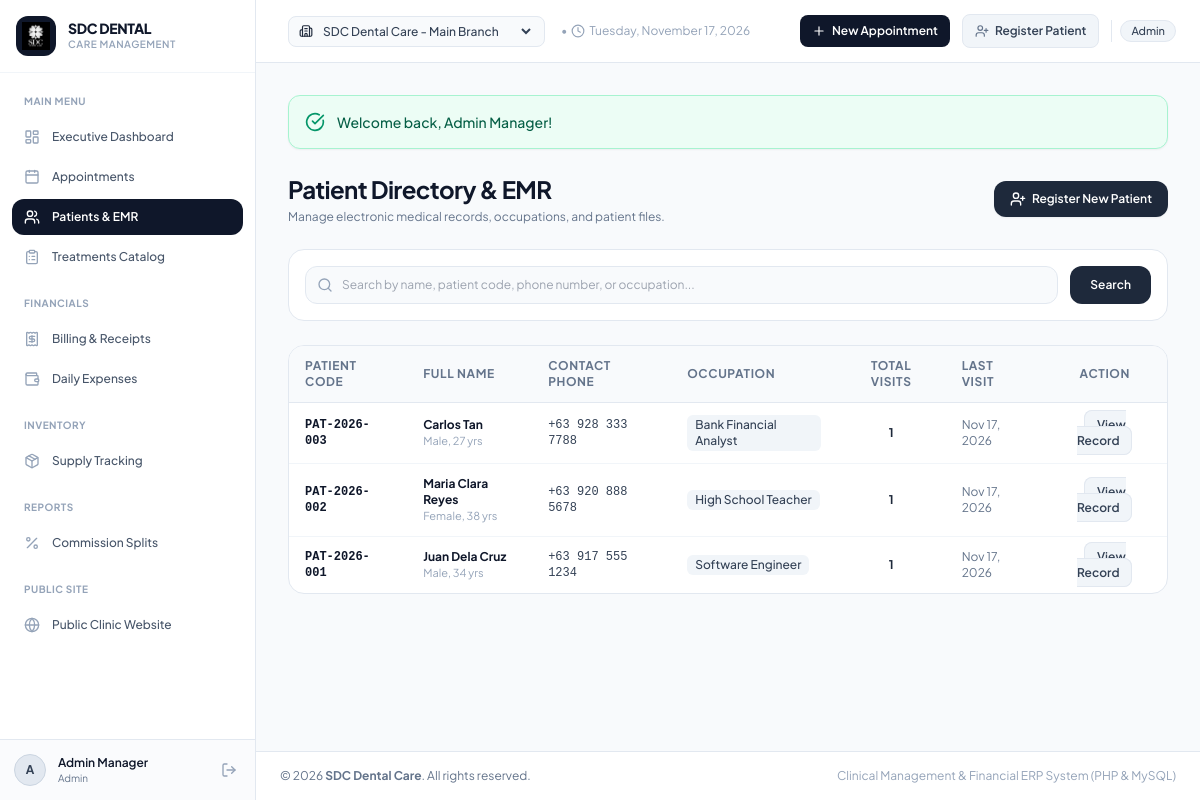
The app's page /index.php?page=patients (signed in) with its own data.
### tables this page shows
CREATE TABLE `patients` (
    `id` INT AUTO_INCREMENT PRIMARY KEY,
    `patient_code` VARCHAR(30) UNIQUE NOT NULL,
    `first_name` VARCHAR(50) NOT NULL,
    `last_name` VARCHAR(50) NOT NULL,
    `gender` ENUM('male', 'female', 'other') DEFAULT 'other',
    `date_of_birth` DATE NULL,
    `phone` VARCHAR(30) NOT NULL,
    `email` VARCHAR(100) NULL,
    `address` TEXT NULL,
    `occupation` VARCHAR(100) NULL,
    `medical_history` TEXT NULL,
    `allergies` TEXT NULL,
    `created_at` TIMESTAMP DEFAULT CURRENT_TIMESTAMP
);

### controllers/PatientController.php (called while the page is built, shortened)
<?php
require_once __DIR__ . '/../models/Patient.php';
class PatientController {
    public function index(): void {
        $search = trim($_GET['search'] ?? '');
        $patients = Patient::getAll(!empty($search) ? $search : null);
        require_once __DIR__ . '/../views/patients/index.php';
    }
}

### models/Patient.php (called while the page is built, shortened)
<?php
require_once __DIR__ . '/../config/database.php';
class Patient {
    public static function getAll(?string $search = null): array {
        $sql = "SELECT p.*,
                       (SELECT COUNT(*) FROM appointments a WHERE a.patient_id = p.id) as total_visits,
                       (SELECT MAX(appointment_date) FROM appointments a WHERE a.patient_id = p.id) as last_visit
                FROM patients p";
        $params = [];
        $sql .= " ORDER BY p.id DESC";
        return Database::fetchAll($sql, $params);
    }
}

### config/database.php (called while the page is built, shortened)
<?php
class Database {
    private static ?PDO $instance = null;
    public static function getConnection(): PDO {
        if (self::$instance === null) {
            $dsn = "mysql:host=" . self::DB_HOST . ";port=" . self::DB_PORT . ";dbname=" . self::DB_NAME . ";charset=" . self::DB_CHARSET;
            $options = [
                PDO::ATTR_ERRMODE            => PDO::ERRMODE_EXCEPTION,
                PDO::ATTR_DEFAULT_FETCH_MODE => PDO::FETCH_ASSOC,
                PDO::ATTR_EMULATE_PREPARES   => false,
            ];
            try {
                self::$instance = new PDO($dsn, self::DB_USER, self::DB_PASS, $options);
            } catch (PDOException $e) {
                throw new PDOException("Database connection error: " . $e->getMessage(), (int)$e->getCode());
            }
        }
        return self::$instance;
    }
    public static function query(string $sql, array $params = []): PDOStatement {
        $stmt = self::getConnection()->prepare($sql);
        $stmt->execute($params);
        return $stmt;
    }
    public static function fetchAll(string $sql, array $params = []): array {
        $stmt = self::query($sql, $params);
        return $stmt->fetchAll();
    }
}

### views/patients/index.php (the view, shortened to what this page needs)
<?php
require_once __DIR__ . '/../layouts/header.php';
$search = $_GET['search'] ?? '';
?>
<div class="mb-6 flex flex-col md:flex-row md:items-center md:justify-between gap-4">
    <div>
        <h2 class="text-2xl font-bold text-slate-900 tracking-tight">Patient Directory & EMR</h2>
        <p class="text-xs text-slate-500 mt-1">Manage electronic medical records, occupations, and patient files.</p>
    </div>
    <a href="<?= BASE_URL ?>/index.php?page=patient_create"
       class="inline-flex items-center space-x-1.5 bg-teal-600 hover:bg-teal-700 text-white text-xs font-semibold px-4 py-2.5 rounded-xl shadow-sm transition">
        <i data-lucide="user-plus" class="w-4 h-4"></i>
        <span>Register New Patient</span>
    </a>
</div>
<div class="bg-white p-4 rounded-2xl border border-slate-200 shadow-xs mb-6">
    <form method="GET" class="flex gap-3">
        <div class="relative flex-1">
            <span class="absolute inset-y-0 left-0 pl-3 flex items-center text-slate-400">
                <i data-lucide="search" class="w-4 h-4"></i>
            </span>
            <input type="text" name="search" value="<?= htmlspecialchars($search) ?>"
                   placeholder="Search by name, patient code, phone number, or occupation..."
                   class="w-full pl-9 pr-4 py-2.5 bg-slate-50 border border-slate-200 rounded-xl text-xs focus:outline-none focus:ring-1 focus:ring-teal-500 focus:bg-white transition">
        </div>
        <button type="submit" class="px-5 py-2.5 bg-slate-800 hover:bg-slate-900 text-white text-xs font-semibold rounded-xl transition">
            Search
        </button>
    </form>
</div>
<div class="bg-white rounded-2xl border border-slate-200 shadow-xs overflow-hidden">
    <div class="overflow-x-auto">
        <table class="w-full text-left border-collapse text-xs">
            <thead>
                <tr class="bg-slate-50 text-slate-500 uppercase tracking-wider font-bold border-b border-slate-200">
                    <th class="py-3 px-4">Patient Code</th>
                    <th class="py-3 px-4">Full Name</th>
                    <th class="py-3 px-4">Contact Phone</th>
                    <th class="py-3 px-4">Occupation</th>
                    <th class="py-3 px-4 text-center">Total Visits</th>
                    <th class="py-3 px-4">Last Visit</th>
                    <th class="py-3 px-4 text-center">Action</th>
                </tr>
            </thead>
            <tbody class="divide-y divide-slate-100 text-slate-700">
                <?php if (empty($patients)): ?>
                    <tr>
                        <td colspan="7" class="text-center py-8 text-slate-400 italic">No patients found.</td>
                    </tr>
                <?php else: ?>
                    <?php foreach ($patients as $p): ?>
                        <tr class="hover:bg-slate-50/80 transition">
                            <td class="py-3 px-4 font-mono font-bold text-teal-700">
                                <?= htmlspecialchars($p['patient_code']) ?>
                            </td>
                            <td class="py-3 px-4">
                                <span class="font-bold text-slate-900 block"><?= htmlspecialchars($p['first_name'] . ' ' . $p['last_name']) ?></span>
                                <span class="text-[11px] text-slate-400"><?= ucfirst($p['gender']) ?><?= $p['date_of_birth'] ? ', ' . (date('Y') - date('Y', strtotime($p['date_of_birth']))) . ' yrs' : '' ?></span>
                            </td>
                            <td class="py-3 px-4 font-mono"><?= htmlspecialchars($p['phone']) ?></td>
                            <td class="py-3 px-4">
                                <span class="inline-flex items-center px-2 py-0.5 rounded-md font-medium bg-slate-100 text-slate-700">
                                    <?= htmlspecialchars($p['occupation'] ?: 'Not Specified') ?>
                                </span>
                            </td>
                            <td class="py-3 px-4 text-center font-bold text-slate-800"><?= $p['total_visits'] ?></td>
                            <td class="py-3 px-4 text-slate-500">
                                <?= $p['last_visit'] ? date('M d, Y', strtotime($p['last_visit'])) : 'No visits yet' ?>
                            </td>
                            <td class="py-3 px-4 text-center">
                                <a href="<?= BASE_URL ?>/index.php?page=patient_view&id=<?= $p['id'] ?>"
                                   class="px-3 py-1.5 bg-slate-100 hover:bg-teal-600 hover:text-white text-slate-700 text-xs font-semibold rounded-lg border border-slate-200 transition">
                                    View Record
                                </a>
                            </td>
                        </tr>
                    <?php endforeach; ?>
                <?php endif; ?>
            </tbody>
        </table>
    </div>
</div>
<?php require_once __DIR__ . '/../layouts/footer.php'; ?>

### assets/css/style.css (style rules this page uses)
button, a, input, select, textarea { transition: all 0.15s ease-in-out; }
table thead th { letter-spacing: 0.05em; font-weight: 700; }

### views/layouts/header.php (style rules this page uses)
body { font-family: 'Plus Jakarta Sans', sans-serif; }

### records on screen
patients: patient_code "PAT-2026-003", first_name+last_name "Carlos Tan", gender "Male", phone "+63 928 333 7788", occupation "Bank Financial Analyst", total_visits "1", last_visit "Nov 17, 2026"
patients: patient_code "PAT-2026-002", first_name+last_name "Maria Clara Reyes", gender "Female", phone "+63 920 888 5678", occupation "High School Teacher", total_visits "1", last_visit "Nov 17, 2026"
patients: patient_code "PAT-2026-001", first_name+last_name "Juan Dela Cruz", gender "Male", phone "+63 917 555 1234", occupation "Software Engineer", total_visits "1", last_visit "Nov 17, 2026"

### other values on screen
substr($currentUser['full_name'] ?? 'U', 0, 1) "A"
$currentUser['full_name'] "Admin Manager"
str_replace('_', ' ', $currentUser['role'] ?? 'Staff') "Admin"
str_replace('_', ' ', $currentUser['role']) "Admin"
$success "Welcome back, Admin Manager!"
APP_NAME "SDC Dental Care"
form field branch_id "SDC Dental Care - Main Branch"
